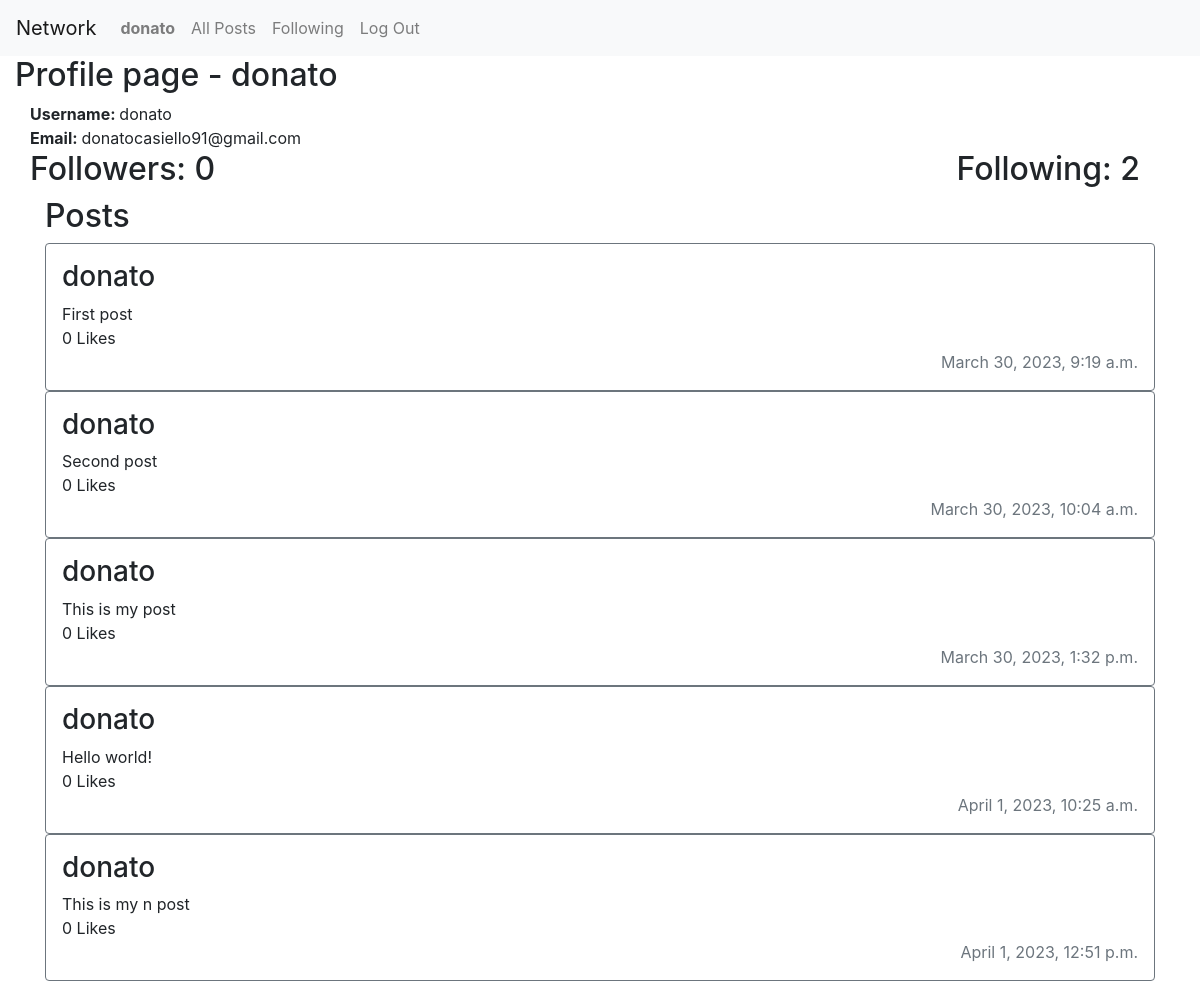
Page /profile/donato (signed in) on the committed database.
### network/models.py (models this page shows)
class User(AbstractUser):
    pass

class Post(models.Model):
    user_id = models.ForeignKey(User, on_delete=models.CASCADE)
    content = models.TextField(max_length=280)
    n_likes = models.BigIntegerField(default=0)
    datetime = models.DateTimeField(auto_now_add=True)

### network/views.py (the view)
# urls.py: path("profile/<str:username>", views.profile, name="profile"),
def profile(request, username):
    user_profile = User.objects.get(username=username)
    user_profile_posts = Post.objects.filter(user_id=user_profile)
    followers_count = Follower.objects.filter(following=user_profile).count()
    following_count = Follower.objects.filter(user=user_profile).count()
    if request.user.is_authenticated:
        user = User.objects.get(id=request.user.id) # User who is signed in
        user_following = Follower.objects.filter(user=user)
        is_following = False
        for i in user_following:
            if i.following == user_profile:
                is_following = True
                break
            else:
                is_following = False
        context = {"user_profile_posts": user_profile_posts,
                "user_profile":user_profile,
                "user":user,
                "is_following":is_following,
                "followers_count":followers_count,
                "following_count":following_count}
        return render(request, "network/profile.html", context)
    else:
        context = {"user_profile_posts": user_profile_posts,
                "user_profile":user_profile,
                "followers_count":followers_count,
                "following_count":following_count}
        return render(request, "network/profile.html", context)

### network/templates/network/profile.html (shortened to what this page needs)
{% extends 'network/layout.html' %}
{% block body %}
<div class="container-fluid">
    <h2>Profile page - {{ user_profile.username }}</h2>
    <div class="container-fluid row justify-content-evenly">
            <div class="col">
                <div class="d-flex flex-column">
                    <span><strong>Username: </strong>{{ user_profile.username }}</span>
                    <span><strong>Email: </strong>{{ user_profile.email }}</span>
                </div>
            </div>
            <div class="col">
            </div>
    </div>
    <div class="container row">
        <div class="col">
            <h2>Followers: <span id="followers-count">{{ followers_count }}</span></h2>
        </div>
        <div class="row">
            <h2>Following: <span id="following-count">{{ following_count }}</span></h2>
        </div>
    </div>
    <div class="container d-flex flex-column" id="posts">
        <div>
            <h2>Posts</h2>
        </div>
        {% for post in user_profile_posts %}
        <div class="d-flex flex-column border border-secondary rounded p-3">
            <h3>{{ post.user_id }}</h3>
            <span>{{ post.content }}</span>
            <span>{{ post.n_likes}} Likes</span>
            <span class="text-right text-muted">{{ post.datetime }}</span>
        </div>
        {% endfor %}
    </div>
</div>
{% endblock %}

### network/templates/network/layout.html (shortened to what this page needs)
{% load static %}
<!DOCTYPE html>
<html lang="en">
    <head>
        <link rel="stylesheet" href="https://stackpath.bootstrapcdn.com/bootstrap/4.4.1/css/bootstrap.min.css">
        <link href="{% static 'network/styles.css' %}" rel="stylesheet">
    </head>
    <body>
        <nav class="navbar navbar-expand-lg navbar-light bg-light">
            <a class="navbar-brand" href="#">Network</a>
            <div>
              <ul class="navbar-nav mr-auto">
                {% if user.is_authenticated %}
                    <li class="nav-item">
                        <a class="nav-link" href="{% url 'profile' user.username %}"><strong>{{ user.username }}</strong></a>
                    </li>
                {% endif %}
                <li class="nav-item">
                  <a class="nav-link" href="{% url 'index' %}">All Posts</a>
                </li>
                {% if user.is_authenticated %}
                    <li class="nav-item">
                        <a class="nav-link" href="#">Following</a>
                    </li>
                    <li class="nav-item">
                        <a class="nav-link" href="{% url 'logout' %}">Log Out</a>
                    </li>
                {% endif %}
              </ul>
            </div>
          </nav>
        <div class="body">
            {% block body %}
            {% endblock %}
        </div>
    </body>
</html>

### network/static/network/styles.css (style rules this page uses)
.border { border: 1px solid; border-collapse: collapse !important; border-radius: 25%; }

### rows in the picture
User: username "donato", email "donatocasiello91@gmail.com"
Post: user_id "donato", content "First post", n_likes "0", datetime "March 30, 2023, 9:19 a.m."
Post: user_id "donato", content "Second post", n_likes "0", datetime "March 30, 2023, 10:04 a.m."
Post: user_id "donato", content "This is my post", n_likes "0", datetime "March 30, 2023, 1:32 p.m."
Post: user_id "donato", content "Hello world!", n_likes "0", datetime "April 1, 2023, 10:25 a.m."
Post: user_id "donato", content "This is my n post", n_likes "0", datetime "April 1, 2023, 12:51 p.m."

### other values in the picture
{{ followers_count }} "0"
{{ following_count }} "2"
